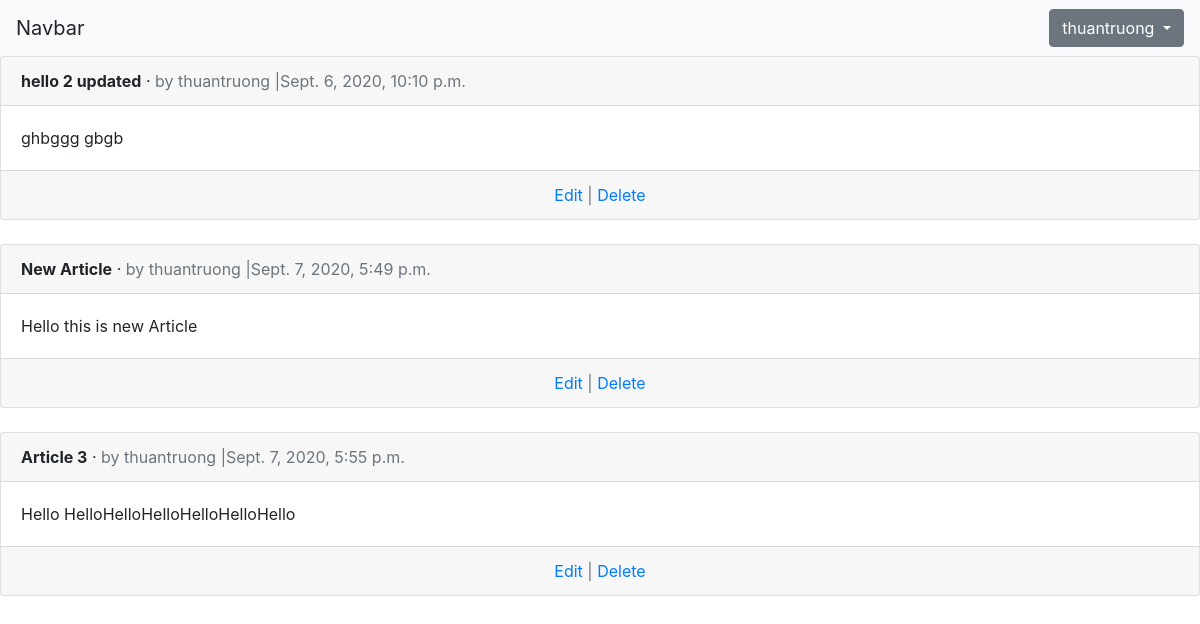
Page /articles (signed in) on the committed database.
### users/models.py (models this page shows)
class CustomUser(AbstractUser):
    age = models.PositiveIntegerField(null=True,blank=True)

### articles/models.py (models this page shows, shortened)
class Article(models.Model):
    title = models.CharField(max_length=255)
    body = models.TextField()
    date = models.DateTimeField(auto_now_add=True)
    author = models.ForeignKey(
        get_user_model(),
        on_delete=models.CASCADE,
    )

### articles/views.py (the view)
# urls.py: path('',ArticleListView.as_view(),name='article_list'),
class ArticleListView(LoginRequiredMixin,ListView):
    model = Article
    template_name = 'article_list.html'
    login_url = 'login'

### templates/article_list.html (shortened to what this page needs)
{% extends 'base.html' %}
{% block content %}
{% for article in object_list %}
    <div class="card">
        <div class="card-header">
            <span class="font-weight-bold">{{ article.title }}</span> &middot;
            <span class="text-muted">by {{ article.author }} |{{ article.date }}</span>
        </div>
        <div class="card-body">
        {{ article.body }} </div>
        <div class="card-footer text-center text-muted">
            <a href="{% url 'article_edit' article.pk %}">Edit</a> | <a href="{% url 'article_delete' article.pk %}">Delete</a>
        </div>
    </div>
    <br />
{% endfor %}
{% endblock content %}

### templates/base.html (shortened to what this page needs)
<!DOCTYPE html>
<html lang="en">
<head>
    <link rel="stylesheet" href="https://stackpath.bootstrapcdn.com/bootstrap/4.1.3/css/bootstrap.min.css">
</head>
<body>
    <nav class="navbar navbar-light bg-light">
        <a class="navbar-brand">Navbar</a>
            {% if user.is_authenticated %}
            <div class="dropdown">
                <button class="btn btn-secondary dropdown-toggle" type="button" id="dropdownMenuButton" data-toggle="dropdown" aria-haspopup="true" aria-expanded="false">
                    {{ user.username }}
                </button>
              </div>
            {% else %}
            <form class="form-inline">
            <a href="{% url 'login' %} " class="btn btn-outline-secondary">Login</a>
           <a href="{% url 'signup' %}" class="btn btn-outline-secondary">Signup</a>
            </form>
            {% endif %}
      </nav>
        {% block content %}
        {% endblock content %}
</body>
</html>

### rows in the picture
CustomUser: username "thuantruong"
Article: title "hello 2 updated", author "thuantruong", date "Sept. 6, 2020, 10:10 p.m.", body "ghbggg gbgb"
Article: title "New Article", author "thuantruong", date "Sept. 7, 2020, 5:49 p.m.", body "Hello this is new Article"
Article: title "Article 3", author "thuantruong", date "Sept. 7, 2020, 5:55 p.m.", body "Hello HelloHelloHelloHelloHelloHello"
